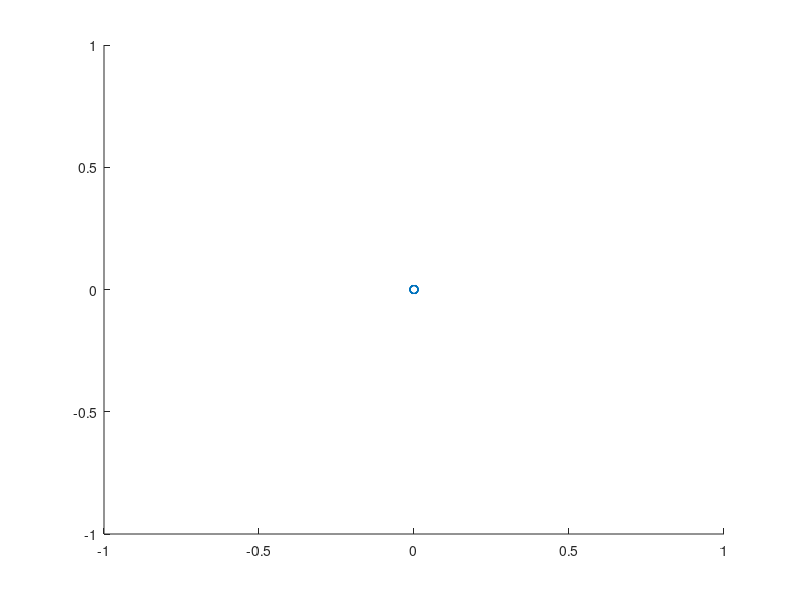

Source code (MATLAB): (Note: this script raises an error after producing the figure.)

clear
tic
try
    Number_of_FETs = 15;
    FETs = zeros(Number_of_FETs,2);
    for i = 1:Number_of_FETs
        [FETs(i,1),FETs(i,2),~,~]=Select_FET(i);
    end
    
    for i = 1:length(FETs)
        for j = 1:length(FETs)
            
            FETs_Ron(i,j) = FETs(i,1) - FETs(j,1);
            FETs_Coss(i,j) = FETs(i,2) - FETs(j,2);
        end
    end
    
    
    
    
    %{
    [minronCoss] = min(FETs,[],1);
    minron = minronCoss(1);
    minCoss = minronCoss(2);
    FETs(:,1) = FETs(:,1)./minron;
    FETs(:,2) = FETs(:,2)./minCoss;
    
    e_tan_dist = 1;
    e_FET_dist = 1;
    
    for i = 1:length(FETs)
        for j = 1:length(FETs)
            
            distance_between_points(i,j) = sqrt((FETs(j,1)-FETs(i,1))^2+(FETs(j,2)-FETs(i,2))^2);
            
        end
    end
%}
    saved_fval = ones(6,1).*100;
    big_loop = 0;
    max_iteration = 100;
    almost_steady_state = [0 0 0 0 0 0];
    %x = [3.0000    3.0000   15.0000   15.0000    3.0000   15.0000    2.0000    2.4372    0.2737    0.7965]; % Newest implementation 9/30/22
    x = [6.0000    6.0000    6.0000    6.0000    3.0000   15.0000    2.0000    2.4372    0.2737    0.7965];
    %x = [15 15 2 2 15 15   2.0000    2.4372    0.2737    0.7965];
    saved_x = x;
    FETs_number = 6;
    stick = zeros(6,3);
    deltaRon = -1e-3;
    deltaCoss = -0.4e-9;
   
    
    
    while(big_loop<max_iteration)
        for i = 1:FETs_number
            
            adjust_FET = [0 0 0 0 0 0];
            adjust_FET(i) = 1;
            
            Coss_adj = [0 0 0 0 0 0];
            Ron_adj = [0 0 0 0 0 0];
            
            [stick(i,1),graph1]=Texas_BuckBoost_D_Sweep(x,Coss_adj,Ron_adj);
            
            Coss_adj = [0 0 0 0 0 0].*adjust_FET;
            Ron_adj = [-1e-3 -1e-3 -1e-3 -1e-3 -1e-3 -1e-3].*adjust_FET;
            
            [stick(i,2),graph2]=Texas_BuckBoost_D_Sweep(x,Coss_adj,Ron_adj);
            
            
            Coss_adj = [-0.4e-9 -0.4e-9 -0.4e-9 -0.4e-9 -0.4e-9 -0.4e-9].*adjust_FET;
            Ron_adj = [0 0 0 0 0 0].*adjust_FET;
            
            [stick(i,3),graph3]=Texas_BuckBoost_D_Sweep(x,Coss_adj,Ron_adj);
            
            % Move in the steepest direction:
            stick_diff = [stick(i,1)-stick(i,2) stick(i,1)-stick(i,3)];
            
            D_Ron = FETs_Ron./deltaRon;
            D_Coss  = FETs_Coss./deltaCoss;
            
            
            Projected_Ploss = stick(i,1)+D_Ron(x(i),:)*stick_diff(1)+D_Coss(x(i),:)*stick_diff(2);
            
              [~,new_x] = min(Projected_Ploss);
            
            x_test = x;
            x_test(i) = new_x;
            
            Coss_adj_test = [0 0 0 0 0 0];
            Ron_adj_test = [0 0 0 0 0 0];
            
            [stick_em,graph1]=Texas_BuckBoost_D_Sweep(x_test,Coss_adj_test,Ron_adj_test);
            
            % If there is not an improvement to the fval of the converter.
            if stick_em >= stick(i,1)
                almost_steady_state(i) = 1;
            else
                x(i) = new_x;
                saved_x(end+1,:) = x;
                almost_steady_state(i) = 0;
                saved_fval(:,end+1) = stick(:,1);
                i
                toc
            end
            

            
            
            
            
        end
        big_loop = big_loop + 1;
        
        if sum(almost_steady_state)==length(almost_steady_state)
            toc
            J = 4564654;
        end
    end
    
    
    
    
catch ME
    J = 5465456465;
    
end

J = 456456456;
figure
plot_ron = FETs(:,1);
plot_Coss = FETs(:,2);
scatter(plot_ron,plot_Coss,'DisplayName','FETs');
hold on
plot(plot_ron(saved_x(:,1)),plot_Coss(saved_x(:,1)),'DisplayName','M1','LineWidth',3,'LineStyle','--');
hold on
plot(plot_ron(saved_x(:,2)),plot_Coss(saved_x(:,2)),'DisplayName','M2','LineWidth',3,'LineStyle',':');
hold on
plot(plot_ron(saved_x(:,3)),plot_Coss(saved_x(:,3)),'DisplayName','M3','LineWidth',3,'LineStyle','-.');
hold on
plot(plot_ron(saved_x(:,4)),plot_Coss(saved_x(:,4)),'DisplayName','M4','LineWidth',3,'LineStyle','--');
hold on
plot(plot_ron(saved_x(:,5)),plot_Coss(saved_x(:,5)),'DisplayName','M5','LineWidth',3,'LineStyle',':');
hold on
plot(plot_ron(saved_x(:,6)),plot_Coss(saved_x(:,6)),'DisplayName','M6','LineWidth',3,'LineStyle','-.');
hold on
scatter(plot_ron(x(:,1:6)),plot_Coss(x(:,1:6)),50,'r','DisplayName','Ending Point');

% Create ylabel
ylabel('Coss (F)','FontSize',20);

% Create xlabel
xlabel('Ron (\Omega)','FontSize',20);

% Create title
title('BuckBoost Converter Optimization','FontSize',24);

axis1 = gca;
set(axis1,'FontName','Times New Roman','FontSize',14);
legend
